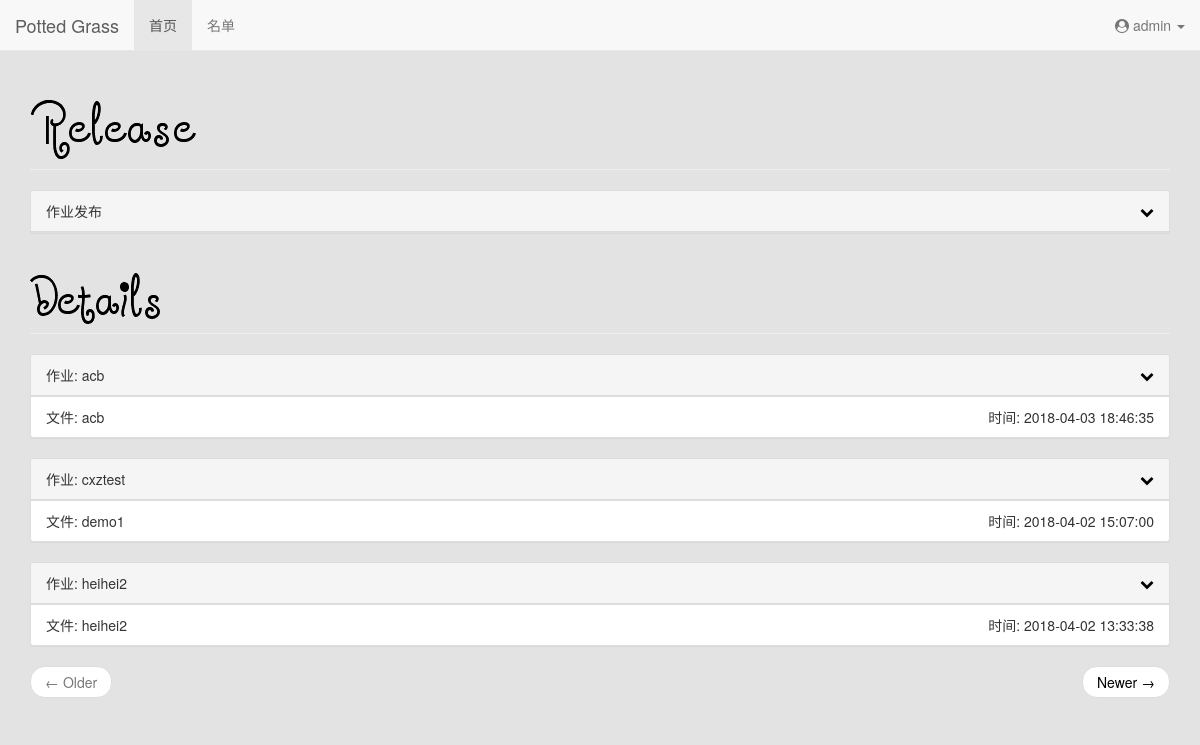
/ (signed in), run on an earlier commit of the app's database.
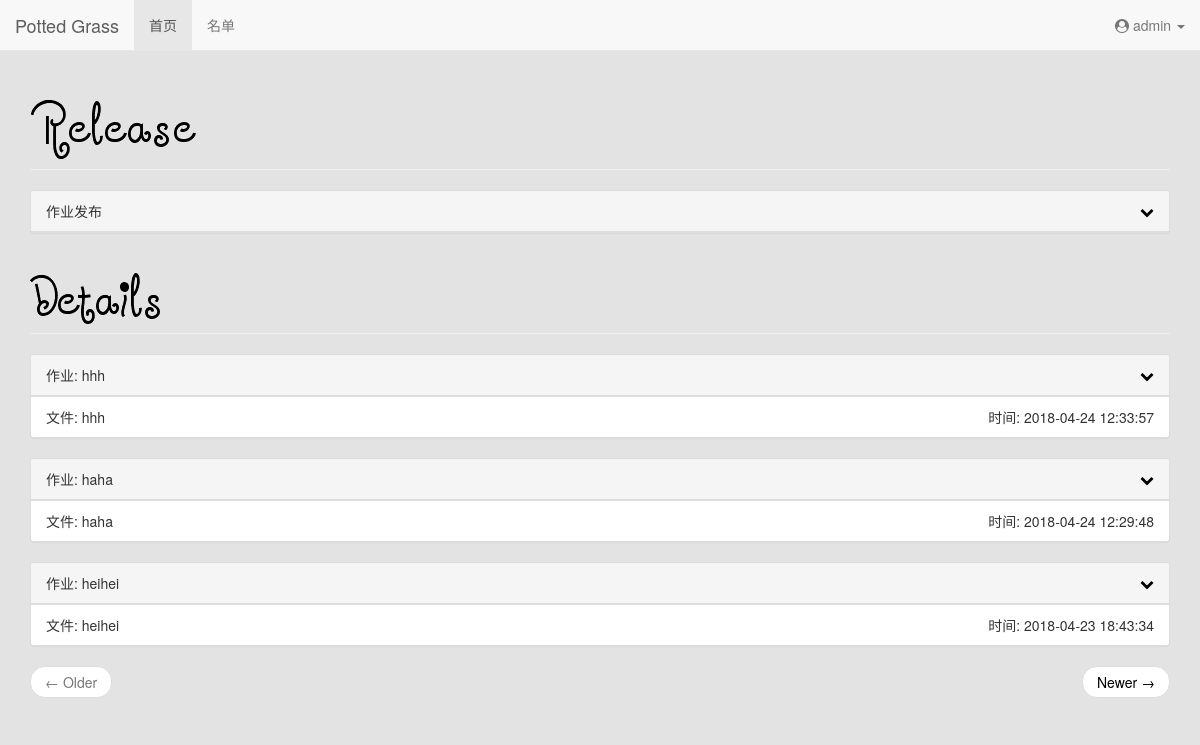
And on a later commit of the database.
### tables this page shows
CREATE TABLE works(
id integer primary key autoincrement,
name char(20),
filename char(10),
time char(20)
);

### flaskr.py (the view)
@app.route("/")
def index():
    if not session.get('logged_in'):
        return redirect("login")
    cur = g.db.execute("select * from works order by id desc limit 3")
    data = [dict(id=row[0], name=row[1], filename=row[2], time=row[3]) for row in cur.fetchall()]
    page = {
            "older": "none",
            "newer": 1
            }
    return render_template("index.html", data=data, page=page)

### flaskr.py (called while the page is built)
def connect_db():
    return sqlite3.connect(app.config['DATABASE'])

@app.before_request
def before_request():
    g.db = connect_db()

@app.teardown_request
def teardown_request(exception):
    g.db.commit()
    g.db.close()

### templates/index.html (shortened to what this page needs)
{% extends "base.html" %}
{% block js %}
<link href="https://cdn.bootcss.com/bootstrap-table/1.11.1/bootstrap-table.min.css" rel="stylesheet">
{% endblock %}
{% block main %}
    <div class="container main-content">
            <div class="area">
                <div class="page-header animated fadeInUp">
                    <img src="/static/img/release.png" class="img-responsive" alt="Release">
                </div>
                <div class="panel panel-default animated fadeInUp">
                    <div class="panel-heading">
                        作业发布
                        <div class="pull-right">
                            <p><a id="open" href="javascript:;"><i id="ii" class="fa fa-chevron-down" aria-hidden="true"></i> </a></p>
                        </div>
                    </div>
                </div>
            </div>
            <div class="page-header animated fadeInUp">
                <img src="/static/img/details.png" class="img-responsive" alt="Details">
            </div>
            {% for d in data %}
                <div class="panel panel-default animated fadeInUp">
                    <div class="panel-heading">作业: {{ d.name }}
                        <div class="pull-right">
                            <p><a id="{{ d.name }}" href="javascript:;" onclick=openit(this)><i id="i{{ d.name }}" class="fa fa-chevron-down" aria-hidden="true"></i> </a></p>
                        </div>
                    </div>
                    <ul class="list-group">
                        <li class="list-group-item">文件: {{ d.filename }}<div class="pull-right">时间: {{ d.time }}</div></li>
                    </ul>
                </div>
            {% endfor %}
            <nav aria-label="True" class="animated fadeInUp">
                  <ul class="pager">
                  <li class="previous {% if page.older == 'none' %}disabled{% endif %}"><a href="{% if page.older == 0 %}{{ url_for('index') }}{% else %}{% if page.older == 'none' %}#{% else %}{{ url_for('page', num=page.older )}}{% endif %}{% endif %}"><span aria-hidden="true">&larr;</span> Older</a></li>
                  <li class="next"><a href="{{ url_for('page', num=page.newer) }}">Newer <span aria-hidden="true">&rarr;</span></a></li>
                  </ul>
            </nav>
    </div>
        {% endblock %}

What changed in the data, as far as the page shows it:
removed works: name "acb", filename "acb", time "2018-04-03 18:46:35"
removed works: name "cxztest", filename "demo1", time "2018-04-02 15:07:00"
removed works: name "heihei2", filename "heihei2", time "2018-04-02 13:33:38"
added works: name "hhh", filename "hhh", time "2018-04-24 12:33:57"
now on this page (row edited): works: name "haha", filename "haha", time "2018-04-24 12:29:48"
now on this page (row edited): works: name "heihei", filename "heihei", time "2018-04-23 18:43:34"
